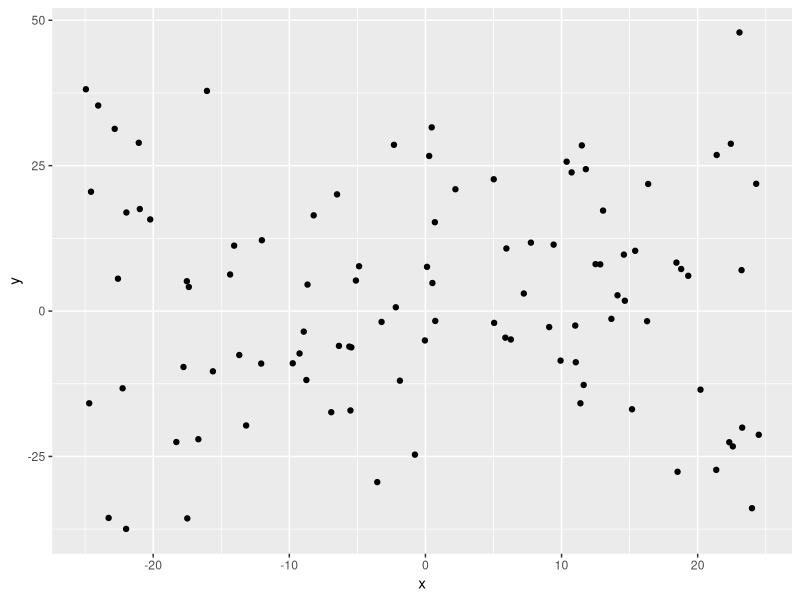
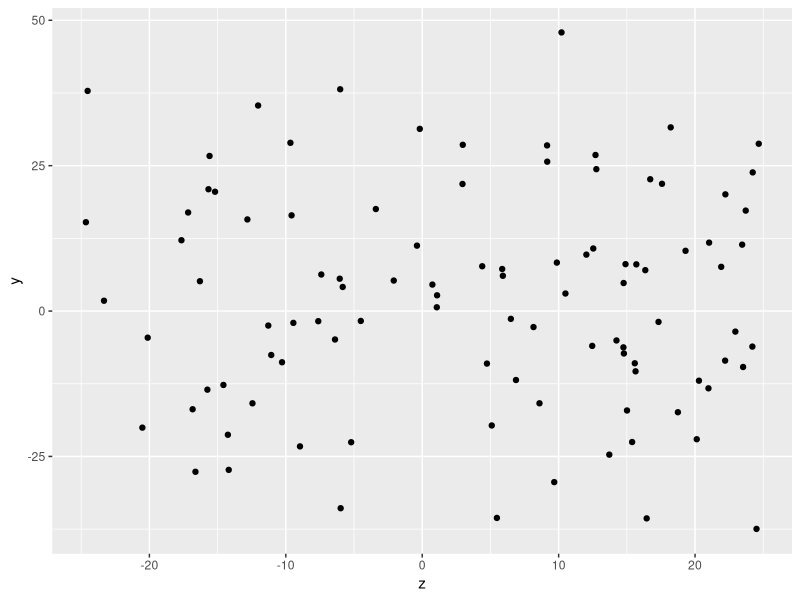
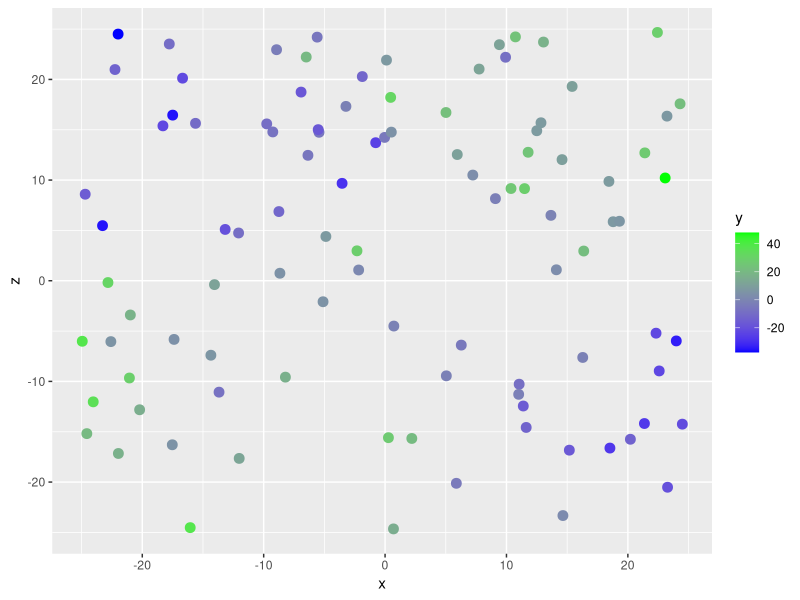

Write R code to recreate these figures, in order.
library(ggplot2)
library(tidyverse)

# load our example data
example.df <- read.csv("./data/interaction_example_df.csv")

head(example.df)
dim(example.df)

# plot y vs x
ggplot(example.df) +
  geom_point(mapping = aes(x=x, y=y))
# are these correlated?
# is there any relationship?

# plot y vs z
ggplot(example.df) +
  geom_point(mapping = aes(x=z, y=y))
# are these correlated?
# is there any relationship?

# plot x, y and z together
ggplot(example.df) +
  geom_point(mapping = aes(x=x, y=z, col=y), size=3) + 
  scale_color_gradient(low="blue", high="green")
# now what's going on?
# why didn't this show up in the first two plots?

# linear regression model for y with x as a predictor
lm(y ~ x, data=example.df) %>% 
  summary()
# equivalent to:
summary(lm(y ~ x, data=example.df))

# with z as a predictor
lm(y ~ z, data=example.df) %>% 
  summary()

# with x, z and interaction terms
lm(y ~ x*z, data=example.df) %>%
  summary()

# x*z interaction term only
lm(y ~ x*z - x - z, data=example.df) %>%
  summary()

